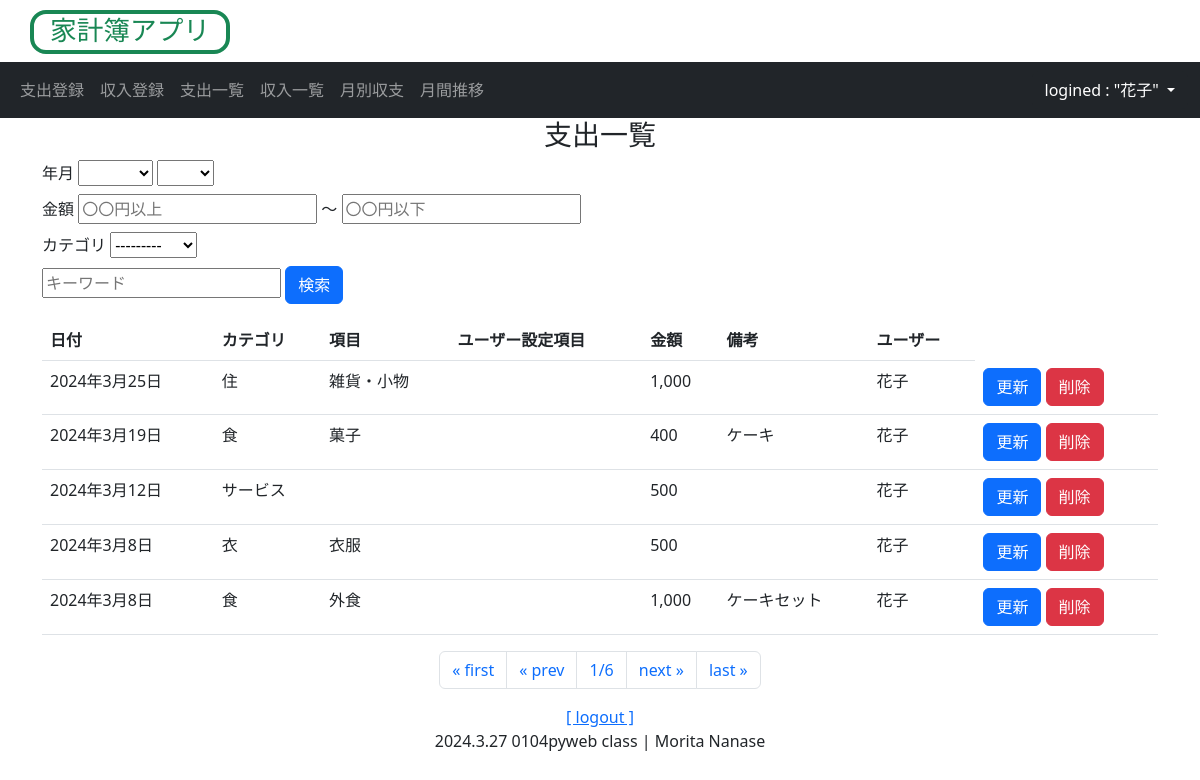
Screenshot of /money/payment_list (signed in) with the database file from the repository.
### accounts/models.py (models this page shows)
class User(AbstractBaseUser, PermissionsMixin):
    account_id = models.CharField(
        verbose_name=_("account_id"),
        unique=True,
        max_length=10
    )
    email = models.EmailField(
        verbose_name=_("email"),
        unique=True
    )
    family_name = models.ForeignKey(
        Family,
        verbose_name=_("家名"),
        on_delete=models.SET_NULL,
        default=None,  # デフォルト値
        null=True,
        blank=True
    )
    first_name = models.CharField(
        verbose_name=_("名前"),
        max_length=150,
        null=True,
        blank=True
    )
    is_superuser = models.BooleanField(
        verbose_name=_("is_superuer"),
        default=False
    )
    is_staff = models.BooleanField(
        verbose_name=_('staff status'),
        default=True,
    )
    is_active = models.BooleanField(
        verbose_name=_('active'),
        default=True,
    )
    created_at = models.DateTimeField(
        verbose_name=_("created_at"),
        auto_now_add=True
    )
    updated_at = models.DateTimeField(
        verbose_name=_("updateded_at"),
        auto_now=True
    )
    objects = UserManager()
    USERNAME_FIELD = 'account_id' # ログイン時、ユーザー名の代わりにaccount_idを使用
    REQUIRED_FIELDS = ['email']  # スーパーユーザー作成時にemailも設定
    def __str__(self):
        return self.account_id

### money/models.py (models this page shows, shortened)
class Payment(models.Model):
    date = models.DateField('日付')
    account_id = models.ForeignKey(User, on_delete=models.CASCADE, null=True)
    category = models.ForeignKey(PaymentCategory, on_delete=models.PROTECT, verbose_name='カテゴリ')
    item = models.ForeignKey(PaymentItem, verbose_name='支出項目', on_delete=models.SET_NULL, null=True, blank=True)
    user_item = models.ForeignKey(PaymentOrigItem, verbose_name='ユーザー設定支出項目', on_delete=models.SET_NULL, null=True, blank=True)
    price = models.IntegerField('金額', validators=[MinValueValidator(0)])
    description = models.TextField('備考', null=True, blank=True)
    class Meta:
        ordering = ('-date',)

class PaymentCategory(models.Model):
    name = models.CharField('支出カテゴリ', max_length=32, unique=True)
    def __str__(self):
        return self.name
    class Meta:
        ordering = ('id',)

class PaymentItem(models.Model):
    name = models.CharField('支出項目', max_length=32, unique=True)
    category = models.ForeignKey(PaymentCategory, on_delete=models.PROTECT, verbose_name='カテゴリ')
    class Meta:
        ordering = ('id',)

### money/views.py (the view, shortened to what this page needs)
# urls.py: path('money/payment_list', views.PaymentList.as_view(), name='payment_list'),
class PaymentList(LoginRequiredMixin, ListView):
    template_name = 'money/list.html'
    model = Payment
    ordering = '-date'
    paginate_by = 5  # ページごとに表示するアイテムの数
    def get_queryset(self):
        login_user = self.request.user  # ログイン中のユーザーを取得
        queryset = super().get_queryset() # PaymentList.objects.all()と同等
        queryset = queryset.filter(account_id=login_user)
        self.form = form = PaymentSearchForm(self.request.GET or None)
        return queryset
    def get_context_data(self, **kwargs): # オーバーライド
        context = super().get_context_data(**kwargs)  # 親クラスの get_context_dataメソッドを実行
        context['page_title'] = '支出一覧' # list.htmlで使用
        context['search_form'] = self.form  # search_form変数をcontextに追加
        return context # テンプレートへcontextを渡す

### money/my_context_processor.py (called while the page is built)
def common(request): # 家計簿アプリの共通コンテクスト
    now = timezone.now()
    return {"now_year": now.year,
            "now_month": now.month}

### money/templatetags/money.py (called while the page is built)
@register.simple_tag
def url_replace(request, field, value):
    url_dict = request.GET.copy()
    url_dict[field] = str(value)
    return url_dict.urlencode()

### money/templates/money/list.html (shortened to what this page needs)
{% extends 'money/base.html' %}
{% load humanize %}
{% load money %}{% comment %} カスタムテンプレートタグ {% endcomment %}
{% block title %}
  <div class="h3 text-center">{{ page_title }}</div>
{% endblock %}
{% block content %}
<form class="mt-1" id="search-form" action="" method="GET">
  <div>
    <label class="label mr-4">年月</label>
    {{ search_form.year }}
    {{ search_form.month }}
  </div>
  <div class="mt-2">
    <label class="label mr-4">金額</label>
    {{ search_form.greater_than }}
    <span class="ml-2 mr-4">～</span>
    {{ search_form.less_than }}
  </div>
  <div class="mt-2">
    <label class="label mr-4">カテゴリ</label>
    {{ search_form.category }}
  </div>
  <div class="mt-2">
    {{ search_form.key_word }}
    <button class="btn btn-primary" type="submit">検索</button>
  </div>
</form>
<table class="table mt-3">
  <tr>
    <th>日付</th>
    <th>カテゴリ</th>
    <th>項目</th>
    <th>ユーザー設定項目</th>
    <th>金額</th>
    <th>備考</th>
    <th>ユーザー</th>
  </tr>
  {% for list in object_list %}
  <tr>
    <td>{{ list.date }}</td>
    <td>{{ list.category }}</td>
    <td>{{ list.item.name }}</td>
    <td>{{ list.user_item.name }}</td>
    <td>{{ list.price|intcomma}}</td>
    <td>
      {% if list.description %}
      {{ list.description }}
      {% endif %}
    </td>
    <td>{{ list.account_id }}</td>
    <td>
      {% if '支出' in page_title %}
      <a class="btn btn-primary" href="{% url 'money:payment_update' list.pk %}">更新</a>
      <a class="btn btn-danger" href="{% url 'money:payment_delete' list.pk %}">削除</a>
      {% else %}
      <a class="btn btn-primary" href="{% url 'money:income_update' list.pk %}">更新</a>
      <a class="btn btn-danger" href="{% url 'money:income_delete' list.pk %}">削除</a>
      {% endif %}
    </td>
  </tr>
  {% endfor %}
</table>
<ul class="pagination justify-content-center">
    {% if page_obj.has_previous %}
    <li class="page-item">
      <a class="page-link" href="?{% url_replace request 'page' 1 %}">&laquo; first</a>
    </li>
    <li class="page-item">
      <a class="page-link" href="?{% url_replace request 'page' page_obj.previous_page_number %}">&laquo; prev</a>
    </li>
    {% else %}
    <li class="page-item">
      <a class="page-link">&laquo; first</a>
    </li>
    <li class="page-item">
      <a class="page-link">&laquo; prev</a>
    </li>
    {% endif %}
    <li class="page-item">
      <a class="page-link">{{ page_obj.number }}/{{ page_obj.paginator.num_pages }}</a>
    </li>
    {% if page_obj.has_next %}
    <li class="page-item">
      <a class="page-link" href="?{% url_replace request 'page' page_obj.next_page_number %}">next &raquo;</a>
    </li>
    <li class="page-item">
      <a class="page-link" href="?{% url_replace request 'page' page_obj.paginator.num_pages %}">last &raquo;</a>
    </li>
    {% endif %}
  </ul>
{% endblock %}

### money/templates/money/base.html (shortened to what this page needs)
{% load static %}
<!DOCTYPE html>
<html lang="ja">
<head>
  <link href="https://cdn.jsdelivr.net/npm/bootstrap@5.3.0/dist/css/bootstrap.min.css" rel="stylesheet"
>
</head>
<body>
  <header>
    <div style="width:200px" class="h1 pb-1 text-center border border-success border-4 rounded-4">
      <a href="{% url 'money:payment_list' %}" class="link-success link-offset-2 link-underline link-underline-opacity-0">
      家計簿アプリ</a></div>
    <nav class="navbar fixed-top navbar-expand navbar-dark bg-dark">
      <div class="container-fluid">
        <div class="collapse navbar-collapse" id="navbarNavDarkDropdown">
          {% if user.is_authenticated %}
          <ul style="width:100%" class="navbar-nav mr-auto">
            <li class="nav-item">
              <a class="nav-link" href="{% url 'money:payment_create'%}">支出登録</a>
            </li>
            <li class="nav-item">
              <a class="nav-link" href="{% url 'money:income_create'%}">収入登録</a>
            </li>
            <li class="nav-item">
              <a class="nav-link" href="{% url 'money:payment_list' %}">支出一覧</a>
            </li>
            <li class="nav-item">
              <a class="nav-link" href="{% url 'money:income_list'%}">収入一覧</a>
            </li>
            <li class="nav-item">
              <a class="nav-link" href="{% url 'money:month_graph' now_year now_month%}">月別収支</a>
            </li>
            <li class="nav-item">
              <a class="nav-link" href="{% url 'money:month_transition' %}">月間推移</a>
            </li>
          </ul>
          <ul class="navbar-nav">
            <li class="nav-item dropdown">
              <button class="btn btn-dark dropdown-toggle" data-bs-toggle="dropdown" aria-expanded="false">
                logined : "{{ user.account_id }}"
              </button>
            </li>
          </ul>
          {% endif %}
        </div>
      </div>
    </nav>
  </header>
  <div class="layout">
      {% block title %}{% endblock %}
  </div>
  <div class="container">
        {% block content %}{% endblock %}
  </div>
  <footer>
  {% if user.is_authenticated %}
    <div class="my-3 text-center">
        <span class="font-weight-bold">
            <a href="/logout?next=">[ logout ]</a>
        </span>
        <span class="float-right">
          <div>2024.3.27 0104pyweb class | Morita Nanase</div>
        </span>
    </div>
  {% endif %}
  </footer>
</body>
</html>

### money/templates/money/base.html (style rules this page uses)
.h1 { margin-top: 10px; margin-left: 30px; font-size:20pt; }
.navbar { position: relative; z-index: 2; }
.layout { position: relative; z-index: 1; }
.container { position: relative; z-index: 1; }

### rows the page displays
User: account_id "花子"
Payment: date "2024年3月25日", category "住", item.name "雑貨・小物", price "1,000", account_id "花子"
Payment: date "2024年3月19日", category "食", item.name "菓子", price "400", description "ケーキ", account_id "花子"
Payment: date "2024年3月12日", category "サービス", price "500", account_id "花子"
Payment: date "2024年3月8日", category "衣", item.name "衣服", price "500", account_id "花子"
Payment: date "2024年3月8日", category "食", item.name "外食", price "1,000", description "ケーキセット", account_id "花子"

### other values shown
{{ page_title }} "支出一覧"
{{ page_obj.number }} "1"
{{ page_obj.paginator.num_pages }} "6"
